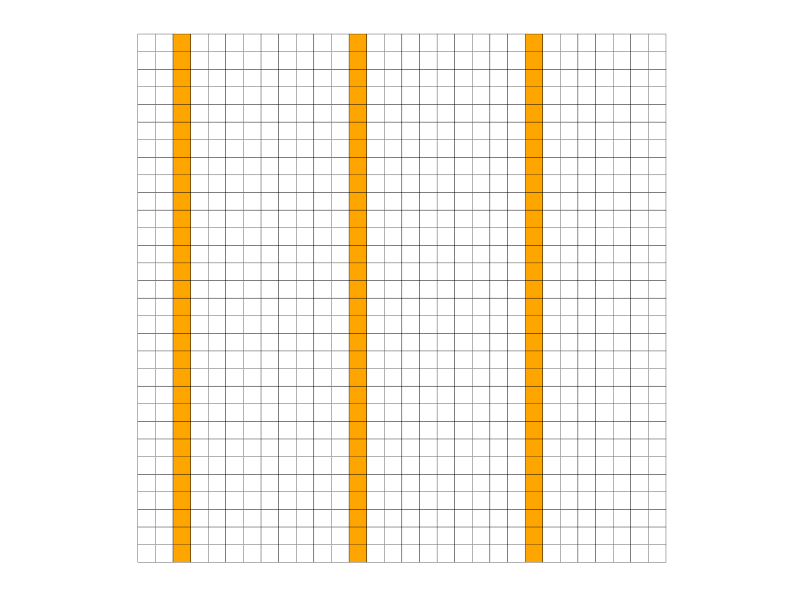
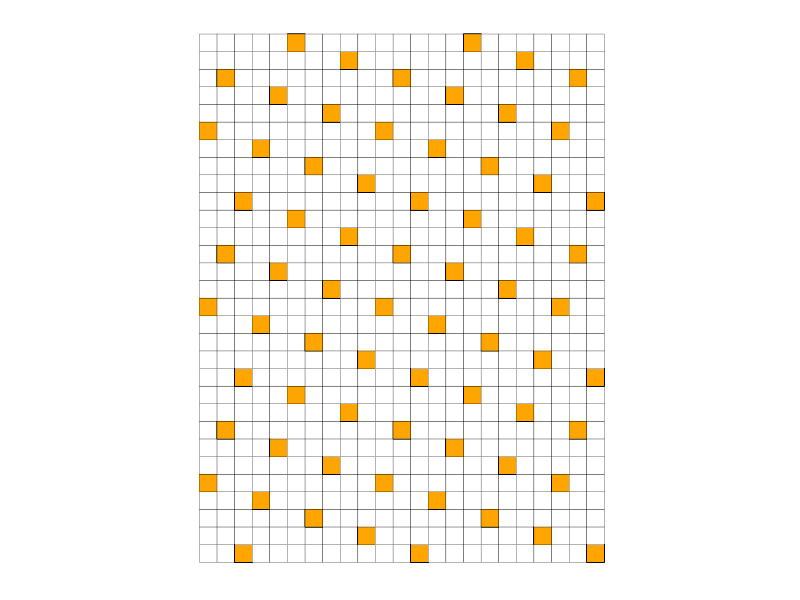
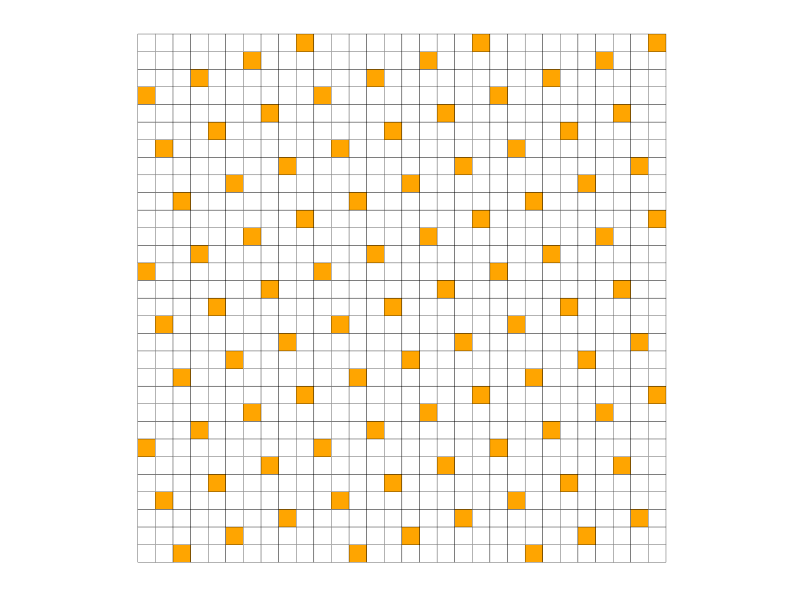
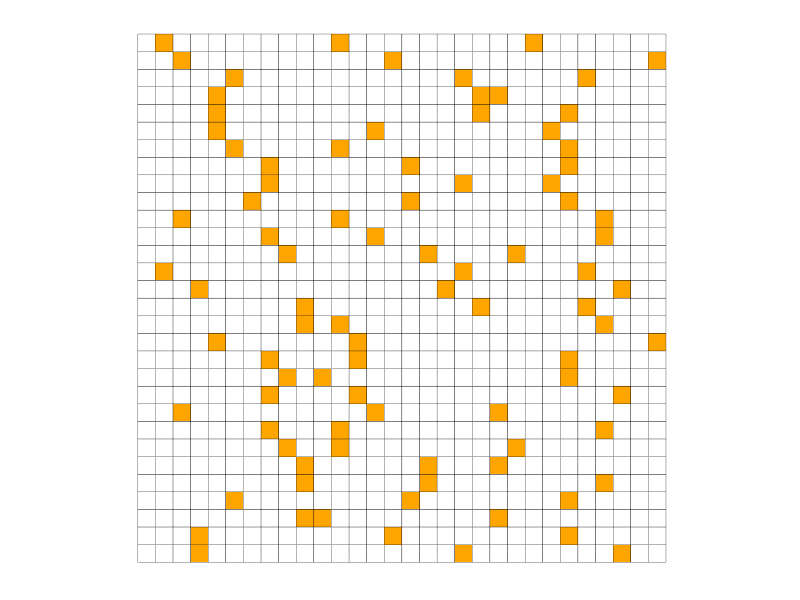
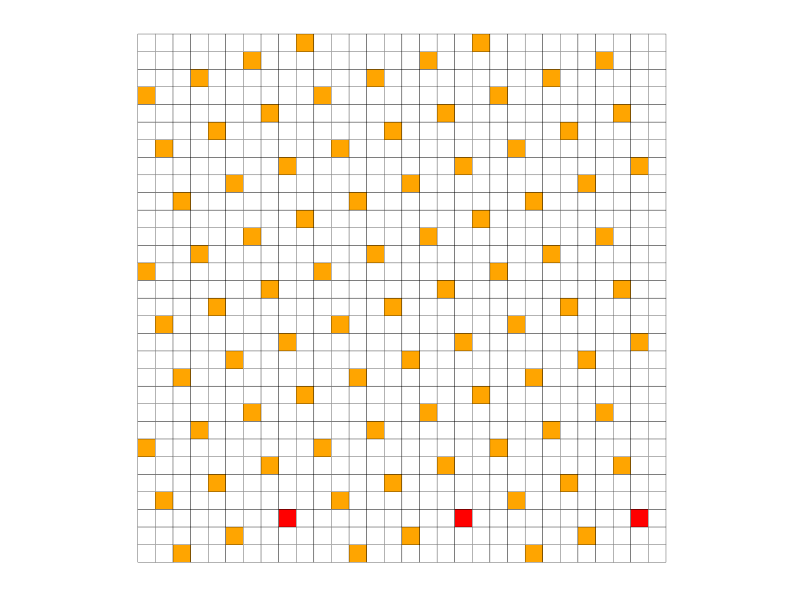
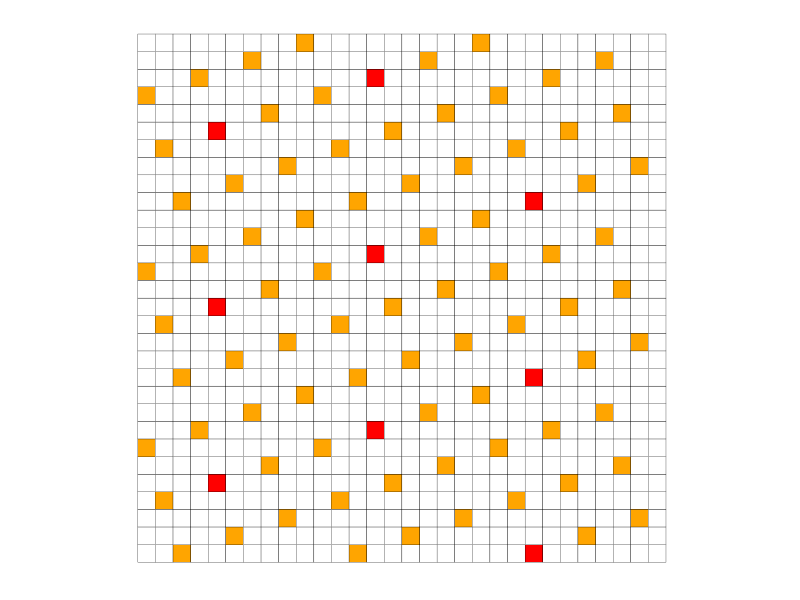
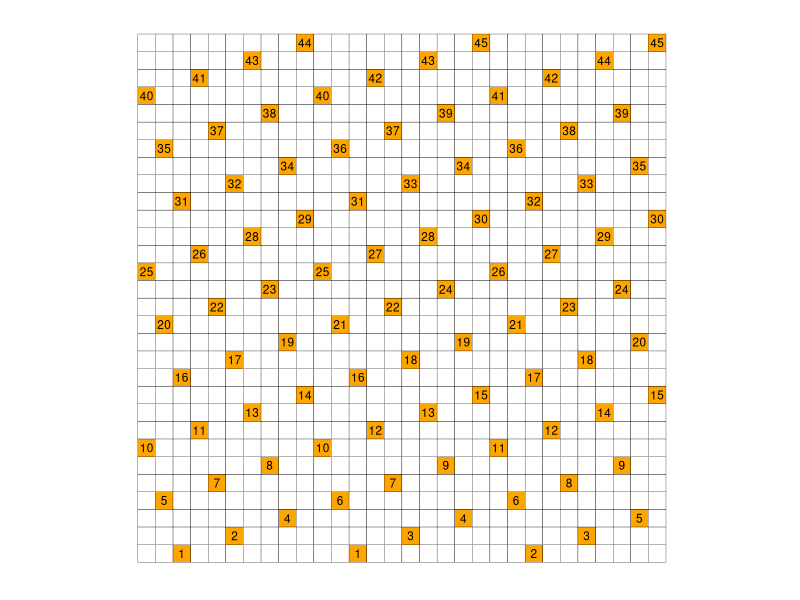

Write R code to recreate these figures, in order.
##### To plot grids (for the report) ----------

install.packages("ggplot2")
library(ggplot2)

library(tidyverse) # for arrange

### Version 1 -----------

# Create a data frame with the coordinates and colors
grid_data <- expand.grid(x = 1:30, y = 1:30)  # 30x30 grid
grid_data$color <- "white"  # Default color for all squares

# Specify the squares to be colored
colored_squares <- data.frame(
  x = c(rep(3, 30), rep(13, 30), rep(23, 30)),
  y = rep(1:30, 3),
  color = c(rep("orange", 90))
)

# Merge the colored squares into the grid data
grid_data <- merge(grid_data, colored_squares, by = c("x", "y"), all.x = TRUE)
grid_data$color.y[is.na(grid_data$color.y)] <- "white" # Set NA colors to white
# c(rep("white", 100))

ggplot(grid_data, aes(x = x, y = y, fill = color.y)) +
  geom_tile(colour = "black") +  # Draw the squares with black borders # 
  scale_fill_identity() +  # Use the colors specified in the data
  theme_minimal() +  # Minimal theme for better visualization
  theme(
    axis.title = element_blank(),  # Remove axis titles
    axis.text = element_blank(),   # Remove axis text
    axis.ticks = element_blank(),  # Remove axis ticks
    panel.grid = element_blank()   # Remove grid lines
  ) +
  coord_fixed()  # Ensure squares are not stretched

### 2nd version of Version 1 -----------

# Create a data frame with the coordinates and colors
grid_data <- expand.grid(x = 1:23, y = 1:30)  # 30x23 grid
grid_data$color <- "white"  # Default color for all squares

# Function to sample at random following the grid
sampling_grid <- function(i){
  cells_x <- c()
  cells_y <- c()
  raw <- c()
  elt <- i
  while (elt < (30*23)) {
    raw <- append(raw, elt)
    elt <- elt+10
  }
  for (j in raw) {
    cells_x <- append(cells_x, ifelse(j%%23 == 0, 23, j%%23))
    cells_y <- append(cells_y, ifelse(j%%23 == 0, ((j-(j%%23))/23) - 1, (j-(j%%23))/23) )
  }
  return(data.frame(x = cells_x, y = cells_y))
}

test <- sampling_grid(3)

colored_squares <- data.frame(
  x = test$x,
  y = test$y +1,
  color = c(rep("orange", 30*23))
)

# Merge the colored squares into the grid data
grid_data <- merge(grid_data, colored_squares, by = c("x", "y"), all.x = TRUE)
grid_data$color.y[is.na(grid_data$color.y)] <- "white" # Set NA colors to white
# c(rep("white", 100))

ggplot(grid_data, aes(x = x, y = y, fill = color.y)) +
  geom_tile(colour = "black") +  # Draw the squares with black borders # 
  scale_fill_identity() +  # Use the colors specified in the data
  theme_minimal() +  # Minimal theme for better visualization
  theme(
    axis.title = element_blank(),  # Remove axis titles
    axis.text = element_blank(),   # Remove axis text
    axis.ticks = element_blank(),  # Remove axis ticks
    panel.grid = element_blank()   # Remove grid lines
  ) +
  coord_fixed()  # Ensure squares are not stretched

### Version 2 -----------

# Create a data frame with the coordinates and colors
grid_data <- expand.grid(x = 1:30, y = 1:30)  # 30x30 grid
grid_data$color <- "white"  # Default color for all squares

# Function to sample at random following the grid
sampling_grid <- function(i){
  cells_x <- c()
  cells_y <- c()
  
  for (l in 0:29) {
    if (l==0){
      x_init <- i
    }else if ((3*l+i) < 10){
      x_init <- (3*l+i)
    }else{
      x_init <- (((3*l+i))%%(10))
    }
    k <- 0
    while (x_init + 10*k < 30) {
      a <- x_init + 10*k
      b <- l
      cells_x <- append(cells_x, ifelse(a%%30 == 0, 30, a))
      print(a)
      cells_y <- append(cells_y, b) # ifelse(a%%23 == 0, b - 1, b )
      print(b)
      k <- k+1
    }
  }
  return(data.frame(x = cells_x, y = cells_y))
}

test <- sampling_grid(3)

# Specify the squares to be colored
colored_squares <- data.frame(
  x = test$x,
  y = test$y +1,
  color = c(rep("orange", 90))
)

# Merge the colored squares into the grid data
grid_data <- merge(grid_data, colored_squares, by = c("x", "y"), all.x = TRUE)
grid_data$color.y[is.na(grid_data$color.y)] <- "white" # Set NA colors to white

ggplot(grid_data, aes(x = x, y = y, fill = color.y)) +
  geom_tile(colour = "black") +  # Draw the squares with black borders # 
  scale_fill_identity() +  # Use the colors specified in the data
  theme_minimal() +  # Minimal theme for better visualization
  theme(
    axis.title = element_blank(),  # Remove axis titles
    axis.text = element_blank(),   # Remove axis text
    axis.ticks = element_blank(),  # Remove axis ticks
    panel.grid = element_blank()   # Remove grid lines
  ) +
  coord_fixed()  # Ensure squares are not stretched


### Version 3 -----------

# Create a data frame with the coordinates and colors
grid_data <- expand.grid(x = 1:30, y = 1:30)  # 30x30 grid
grid_data$color <- "white"  # Default color for all squares

# Function to sample at random following the grid
sampling_grid <- function(c_dim){
  random_points <- data.frame(x = numeric(), y = numeric())
  
  for (l in 0:((30)-1)) { # For all lines
    for (bunch in 1:(30/10)) { # 10 is the size of each bunch
      x_sampled <- sample(1:10, 1) + (bunch-1)*10
      a <- x_sampled
      b <- l
      random_points <- rbind(random_points, list(a,b))
    }
  }
  colnames(random_points) <- list("x", "y")
  return(random_points)
}

test <- sampling_grid(3)

# Specify the squares to be colored
colored_squares <- data.frame(
  x = test$x,
  y = test$y + 1,
  color = c(rep("orange", 90))
)

# Merge the colored squares into the grid data
grid_data <- merge(grid_data, colored_squares, by = c("x", "y"), all.x = TRUE)
grid_data$color.y[is.na(grid_data$color.y)] <- "white" # Set NA colors to white
# c(rep("white", 100))

ggplot(grid_data, aes(x = x, y = y, fill = color.y)) +
  geom_tile(colour = "black") +  # Draw the squares with black borders # 
  scale_fill_identity() +  # Use the colors specified in the data
  theme_minimal() +  # Minimal theme for better visualization
  theme(
    axis.title = element_blank(),  # Remove axis titles
    axis.text = element_blank(),   # Remove axis text
    axis.ticks = element_blank(),  # Remove axis ticks
    panel.grid = element_blank()   # Remove grid lines
  ) +
  coord_fixed()  # Ensure squares are not stretched



### Strata 1 -----------

# Create a data frame with the coordinates and colors
grid_data <- expand.grid(x = 1:30, y = 1:30)  # 30x30 grid
grid_data$color <- "white"  # Default color for all squares

# Function to sample at random following the grid
sampling_grid <- function(i){
  cells_x <- c()
  cells_y <- c()
  
  for (l in 0:29) {
    if (l==0){
      x_init <- i
    }else if ((3*l+i) < 10){
      x_init <- (3*l+i)
    }else{
      x_init <- (((3*l+i))%%(10))
    }
    k <- 0
    while (x_init + 10*k < 30) {
      a <- x_init + 10*k
      b <- l
      cells_x <- append(cells_x, a)
      # print(a)
      cells_y <- append(cells_y, b)
      # print(b)
      k <- k+1
    }
  }
  return(data.frame(x = cells_x, y = cells_y))
}

test <- sampling_grid(3)

# Specify the squares to be colored
colored_squares <- data.frame(
  x = test$x,
  y = test$y +1,
  color = c(rep("orange", 90))
)

colored_stratum <- data.frame(
  x = test[test$y == 2,]$x,
  y = test[test$y == 2,]$y +1,
  color = c(rep("red", nrow(test[test$y == 2,])))
)

# Merge the colored squares into the grid data
grid_data <- merge(grid_data, colored_squares, by = c("x", "y"), all.x = TRUE)
grid_data <- merge(grid_data, colored_stratum, by = c("x", "y"), all.x = TRUE)
grid_data$color[(is.na(grid_data$color)) & (grid_data$color.y == "orange")] <- "orange" 
grid_data$color[is.na(grid_data$color)] <- "white" # Set NA colors to white

ggplot(grid_data, aes(x = x, y = y, fill = color)) +
  geom_tile(colour = "black") +  # Draw the squares with black borders # 
  scale_fill_identity() +  # Use the colors specified in the data
  theme_minimal() +  # Minimal theme for better visualization
  theme(
    axis.title = element_blank(),  # Remove axis titles
    axis.text = element_blank(),   # Remove axis text
    axis.ticks = element_blank(),  # Remove axis ticks
    panel.grid = element_blank()   # Remove grid lines
  ) +
  coord_fixed()  # Ensure squares are not stretched


### Strata 2 -----------

# Create a data frame with the coordinates and colors
grid_data <- expand.grid(x = 1:30, y = 1:30)  # 30x30 grid
grid_data$color <- "white"  # Default color for all squares

# Function to sample at random following the grid
sampling_grid <- function(i){
  cells_x <- c()
  cells_y <- c()
  cells_h <- c()
  
  for (l in 0:29) {
    if (l==0){
      x_init <- i
    }else if ((3*l+i) < 10){
      x_init <- (3*l+i)
    }else{
      x_init <- (((3*l+i))%%(10))
    }
    k <- 0
    while (x_init + 10*k < 30) {
      a <- x_init + 10*k
      b <- l
      h <- (length(cells_x)+1)%%10
      cells_x <- append(cells_x, a)
      # print(a)
      cells_y <- append(cells_y, b)
      # print(b)
      cells_h <- append(cells_h, h)
      k <- k+1
    }
  }
  return(data.frame(x = cells_x, y = cells_y, h = cells_h))
}

test <- sampling_grid(3)

# Specify the squares to be colored
colored_squares <- data.frame(
  x = test$x,
  y = test$y +1,
  color = c(rep("orange", 90))
)

colored_stratum <- data.frame(
  x = test[test$h == 3,]$x,
  y = test[test$h == 3,]$y +1,
  color = c(rep("red", nrow(test[test$h == 3,])))
)

# Merge the colored squares into the grid data
grid_data <- merge(grid_data, colored_squares, by = c("x", "y"), all.x = TRUE)
grid_data <- merge(grid_data, colored_stratum, by = c("x", "y"), all.x = TRUE)
grid_data$color[(is.na(grid_data$color)) & (grid_data$color.y == "orange")] <- "orange" 
grid_data$color[is.na(grid_data$color)] <- "white" # Set NA colors to white

ggplot(grid_data, aes(x = x, y = y, fill = color)) +
  geom_tile(colour = "black") +  # Draw the squares with black borders # 
  scale_fill_identity() +  # Use the colors specified in the data
  theme_minimal() +  # Minimal theme for better visualization
  theme(
    axis.title = element_blank(),  # Remove axis titles
    axis.text = element_blank(),   # Remove axis text
    axis.ticks = element_blank(),  # Remove axis ticks
    panel.grid = element_blank()   # Remove grid lines
  ) +
  coord_fixed()  # Ensure squares are not stretched

### Strata 3: 2 by 2 ------------

# Create a data frame with the coordinates and colors
grid_data <- expand.grid(x = 1:30, y = 1:30)  # 30x30 grid
grid_data$color <- "white"  # Default color for all squares

# Function to sample at random following the grid
sampling_grid <- function(i){
  cells_x <- c()
  cells_y <- c()
  
  for (l in 0:29) {
    if (l==0){
      x_init <- i
    }else if ((3*l+i) < 10){
      x_init <- (3*l+i)
    }else{
      x_init <- (((3*l+i))%%(10))
    }
    k <- 0
    while (x_init + 10*k < 30) {
      a <- x_init + 10*k
      b <- l
      cells_x <- append(cells_x, ifelse(a%%30 == 0, 30, a))
      print(a)
      cells_y <- append(cells_y, b)
      print(b)
      k <- k+1
    }
  }
  return(data.frame(x = cells_x, y = cells_y))
}

test <- sampling_grid(3)

# Specify the squares to be colored
colored_squares <- data.frame(
  x = test$x,
  y = test$y +1,
  color = c(rep("orange", 90))
)

# Merge the colored squares into the grid data
grid_data <- merge(grid_data, colored_squares, by = c("x", "y"), all.x = TRUE)
grid_data$color.y[is.na(grid_data$color.y)] <- "white" # Set NA colors to white
grid_data <- arrange(grid_data, grid_data$y)
# 45 strata ((3*30)/2) with 2 selected cells in each of them
grid_data$number <- NA
grid_data[grid_data$color.y == "orange",]$number <- rep(1:45, each = 2)

ggplot(grid_data, aes(x = x, y = y, fill = color.y)) +
  geom_tile(colour = "black") +  # Draw the squares with black borders
  geom_text(aes(label = number), size = 3, na.rm = TRUE) +
  scale_fill_identity() +  # Use the colors specified in the data
  theme_minimal() +  # Minimal theme for better visualization
  theme(
    axis.title = element_blank(),  # Remove axis titles
    axis.text = element_blank(),   # Remove axis text
    axis.ticks = element_blank(),  # Remove axis ticks
    panel.grid = element_blank()   # Remove grid lines
  ) +
  coord_fixed()  # Ensure squares are not stretched
